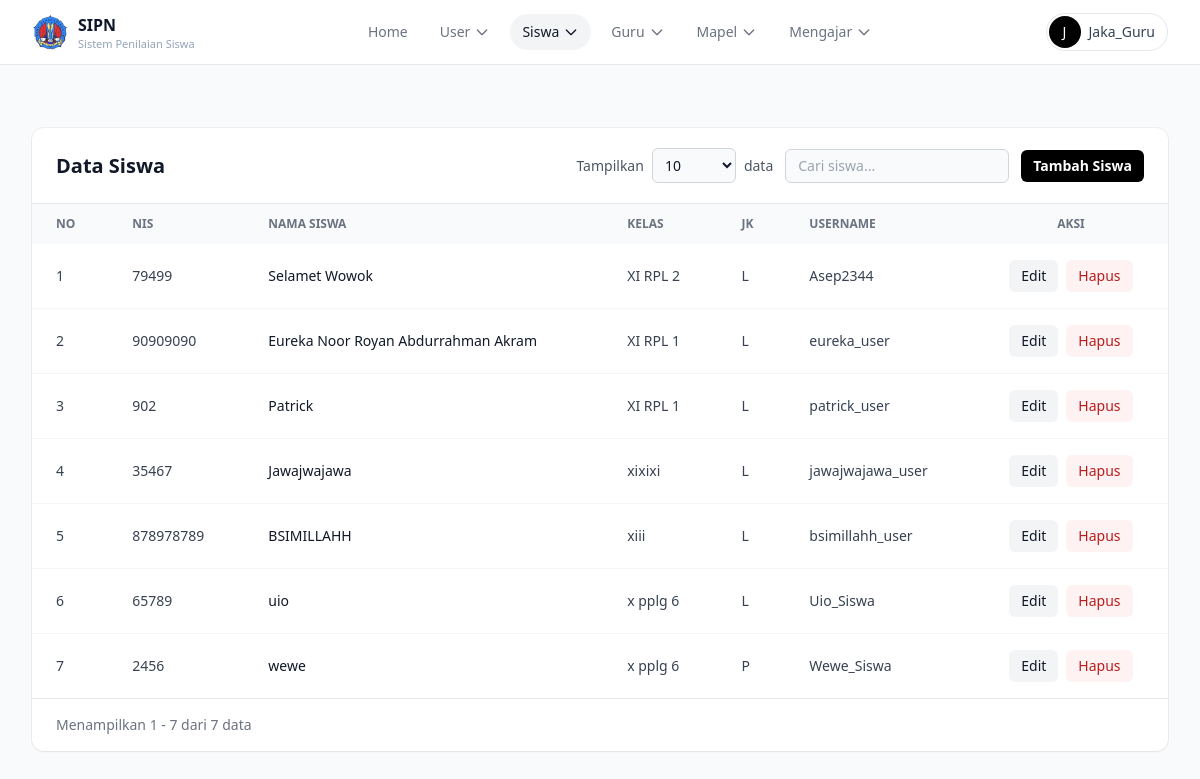
Before: /daftarsiswa.php (signed in) with the older database file.
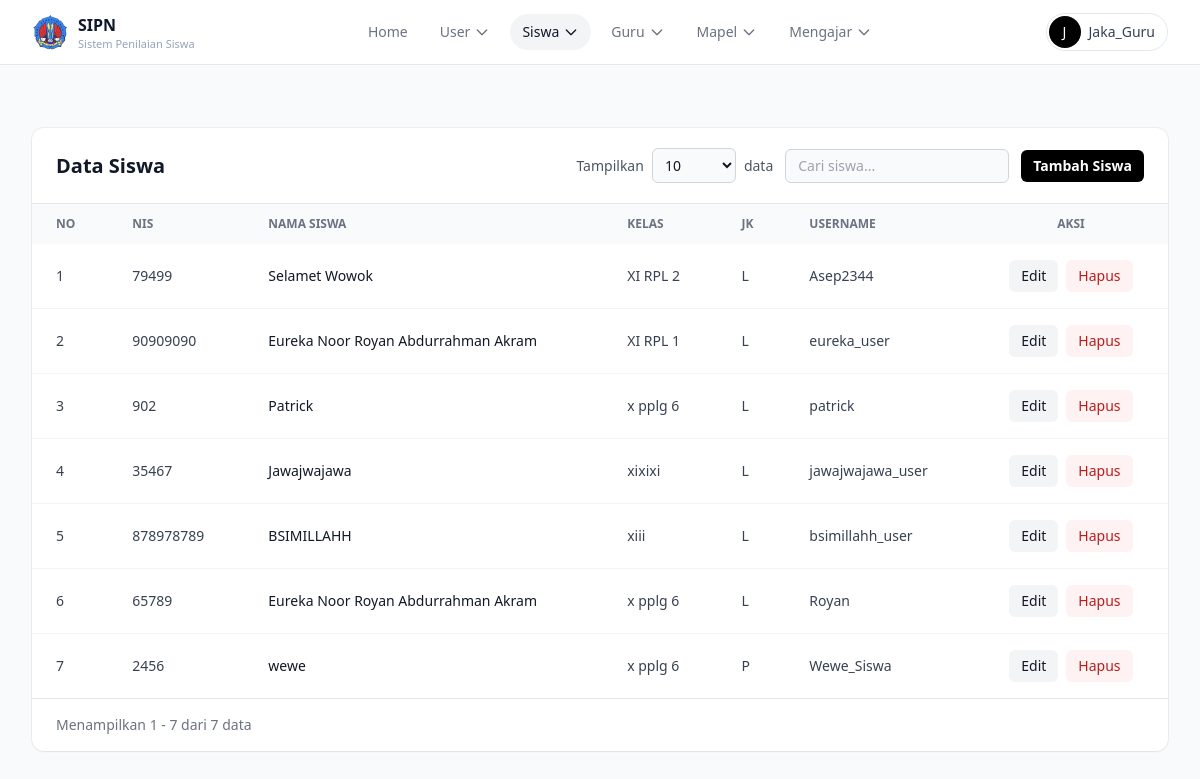
After: the same page with the newer database file.
### tables this page shows
CREATE TABLE `siswa` (
  `id` int NOT NULL,
  `nis` varchar(10) NOT NULL,
  `nama` varchar(100) NOT NULL,
  `kelas` varchar(10) NOT NULL,
  `jenis_kelamin` enum('L','P') NOT NULL,
  `users_id` int NOT NULL
);

CREATE TABLE `users` (
  `id` int NOT NULL,
  `username` varchar(50) NOT NULL,
  `password` varchar(255) NOT NULL,
  `role` enum('admin','guru','siswa') NOT NULL,
  `created_at` timestamp NOT NULL
);

### auth.php (called while the page is built, shortened)
<?php
function current_user(): ?array
{
    return isset($_SESSION['user']) && is_array($_SESSION['user']) ? $_SESSION['user'] : null;
}
function role_home(string $role): string
{
    return 'home_admin.php';
}
function require_login(): array
{
    $user = current_user();
    return $user;
}
function require_admin_or_role(string $role): array
{
    $user = require_login();
    return $user;
}
?>

### daftarsiswa.php (the view, shortened to what this page needs)
<?php
require_once __DIR__ . '/auth.php';
$currentUser = require_admin_or_role('siswa');
$isAdmin = $currentUser['role'] === 'admin';
?>
<!DOCTYPE html>
<html lang="id">
<head>
  <script src="https://cdn.tailwindcss.com"></script>
</head>
<body class="bg-gray-50 antialiased">
<?php
include 'navbar.php';
include __DIR__ . '/kon.php';
if ($isAdmin) {
    $sql = "SELECT users.id AS user_id, users.username, siswa.nis, siswa.nama,
                   siswa.kelas, siswa.jenis_kelamin
            FROM users
            INNER JOIN siswa ON users.id = siswa.users_id
            WHERE users.role = 'siswa'
            ORDER BY users.id DESC";
    $result = mysqli_query($conn, $sql);
}
?>
<main class="mx-auto max-w-7xl px-4 pt-32 pb-10 sm:px-6 lg:px-8">
  <div class="rounded-xl bg-white shadow-sm ring-1 ring-gray-900/5">
    <div class="flex flex-col gap-3 border-b border-gray-900/10 px-6 py-5 sm:flex-row sm:items-center sm:justify-between">
      <h1 class="text-xl font-bold text-gray-900">Data Siswa</h1>
      <div class="flex flex-col gap-3 sm:flex-row sm:items-center">
        <div class="flex items-center gap-2">
          <label for="showEntries" class="whitespace-nowrap text-sm text-gray-600">Tampilkan</label>
          <select id="showEntries" class="rounded-md border border-gray-300 bg-gray-50 px-2 py-1.5 text-sm text-gray-900">
            <option value="5">5</option><option value="10" selected>10</option><option value="25">25</option><option value="50">50</option><option value="all">Semua</option>
          </select>
          <span class="whitespace-nowrap text-sm text-gray-600">data</span>
        </div>
        <input id="searchInput" type="search" placeholder="Cari siswa..." class="w-full rounded-md border border-gray-300 bg-gray-50 px-3 py-1.5 text-sm sm:w-56">
        <?php if ($isAdmin): ?><a href="formtambahsiswa.php" class="inline-flex items-center justify-center rounded-md bg-black px-3 py-1.5 text-sm font-semibold text-white hover:bg-gray-800">Tambah Siswa</a><?php endif; ?>
      </div>
    </div>
    <div class="relative overflow-x-auto">
      <table class="w-full min-w-[760px] text-left text-sm text-gray-700">
        <thead class="bg-gray-50 text-xs uppercase text-gray-500">
          <tr>
            <th class="px-6 py-3 font-semibold">No</th><th class="px-6 py-3 font-semibold">NIS</th><th class="px-6 py-3 font-semibold">Nama Siswa</th><th class="px-6 py-3 font-semibold">Kelas</th><th class="px-6 py-3 font-semibold">JK</th><th class="px-6 py-3 font-semibold">Username</th><?php if ($isAdmin): ?><th class="px-6 py-3 text-center font-semibold">Aksi</th><?php endif; ?>
          </tr>
        </thead>
        <tbody id="tableBody" class="divide-y divide-gray-100">
          <?php $number = 1; while ($student = mysqli_fetch_assoc($result)): ?>
          <tr class="hover:bg-gray-50">
            <td class="px-6 py-4"><?php echo $number++; ?></td>
            <td class="px-6 py-4"><?php echo htmlspecialchars($student['nis'], ENT_QUOTES, 'UTF-8'); ?></td>
            <td class="px-6 py-4 font-medium text-gray-900"><?php echo htmlspecialchars($student['nama'], ENT_QUOTES, 'UTF-8'); ?></td>
            <td class="px-6 py-4"><?php echo htmlspecialchars($student['kelas'], ENT_QUOTES, 'UTF-8'); ?></td>
            <td class="px-6 py-4"><?php echo htmlspecialchars($student['jenis_kelamin'], ENT_QUOTES, 'UTF-8'); ?></td>
            <td class="px-6 py-4"><?php echo htmlspecialchars($student['username'], ENT_QUOTES, 'UTF-8'); ?></td>
            <?php if ($isAdmin): ?><td class="px-6 py-4">
              <div class="flex items-center justify-center gap-2">
                <a href="edit.php?id=<?php echo (int) $student['user_id']; ?>&page=daftarsiswa.php" class="rounded-md bg-gray-100 px-3 py-1.5 text-gray-900 hover:bg-black hover:text-white" aria-label="Edit siswa">Edit</a>
                <a href="delete.php?id=<?php echo (int) $student['user_id']; ?>&role=siswa&page=daftarsiswa.php" onclick="return confirm('Yakin ingin menghapus data siswa ini?')" class="rounded-md bg-red-50 px-3 py-1.5 text-red-700 hover:bg-red-600 hover:text-white" aria-label="Hapus siswa">Hapus</a>
              </div>
            </td><?php endif; ?>
          </tr>
          <?php endwhile; ?>
        </tbody>
      </table>
    </div>
    <div class="flex flex-col gap-3 border-t border-gray-900/10 px-6 py-4 sm:flex-row sm:items-center sm:justify-between">
      <p id="entriesInfo" class="text-sm text-gray-500"></p><div id="paginationControls" class="flex items-center gap-1"></div>
    </div>
  </div>
</main>
</body>
</html>

### navbar.php (shortened to what this page needs)
<?php
require_once __DIR__ . '/auth.php';
$currentUser = current_user();
$navRole = $currentUser['role'] ?? '';
$navPage = basename($_SERVER['PHP_SELF']);
$navLinks = [];
if ($navRole === 'guru') {
    $navLinks = ['beranda.php' => 'Beranda', 'nilai.php' => 'Nilai Siswa', 'daftarguru.php' => 'Daftar Guru'];
} elseif ($navRole === 'siswa') {
    $navLinks = ['beranda.php' => 'Beranda', 'nilai_siswa.php' => 'Nilai Saya', 'daftarsiswa.php' => 'Teman Sekelas'];
} elseif ($navRole === 'admin') {
    $navLinks = ['home_admin.php' => 'Home'];
}
$navDropdowns = $navRole === 'admin' ? [
    'User' => ['table.php' => 'Semua Akun', 'tabeluseraja.php' => 'Daftar User', 'Tambahuser.php' => 'Tambah User'],
    'Siswa' => ['daftarsiswa.php' => 'Daftar Siswa', 'formtambahsiswa.php' => 'Tambah Siswa'],
    'Guru' => ['daftarguru.php' => 'Daftar Guru', 'formtambahguru.php' => 'Tambah Guru'],
    'Mapel' => ['daftar_mapel.php' => 'Daftar Mapel', 'tambah_mapel.php' => 'Tambah Mapel'],
    'Mengajar' => ['daftar_mengajar.php' => 'Daftar Mengajar', 'tambah_mengajar.php' => 'Tambah Mengajar'],
] : [];
$navHome = $currentUser ? role_home($navRole) : 'login.php';
$navInitial = $currentUser ? strtoupper(substr($currentUser['username'], 0, 1)) : '';
if (!function_exists('nav_link_class')) { function nav_link_class(bool $active): string
{
    return $active
        ? 'block rounded-full px-3 py-2 text-sm font-medium text-gray-900 bg-gray-100'
        : 'block rounded-full px-3 py-2 text-sm font-medium text-gray-500 hover:text-gray-900';
} }
?>
<script src="https://cdn.tailwindcss.com"></script>
<nav class="fixed inset-x-0 top-0 z-40 border-b border-gray-200 bg-white/90 backdrop-blur-md">
    <div class="mx-auto flex h-16 max-w-7xl items-center justify-between gap-4 px-4 sm:px-6 lg:px-8">
        <a href="<?php echo htmlspecialchars($navHome, ENT_QUOTES, 'UTF-8'); ?>" class="flex items-center gap-2.5">
            <img src="assets/images/logo.png" alt="Logo SIPN" class="h-9 w-auto object-contain">
            <span class="leading-tight">
                <span class="block text-base font-bold text-slate-900">SIPN</span>
                <span class="hidden text-[11px] font-medium text-slate-400 sm:block">Sistem Penilaian Siswa</span>
            </span>
        </a>
        <div id="navbar-menu" class="absolute inset-x-0 top-16 hidden border-b border-slate-200 bg-white px-4 py-3 md:static md:block md:border-0 md:bg-transparent md:p-0">
            <ul class="flex flex-col gap-1 md:flex-row md:items-center md:gap-2">
                <?php foreach ($navLinks as $href => $label): ?>
                <li><a href="<?php echo $href; ?>" class="<?php echo nav_link_class($navPage === $href); ?>"><?php echo $label; ?></a></li>
                <?php endforeach; ?>
                <?php foreach ($navDropdowns as $label => $items): ?>
                <?php $dropId = 'drop' . $label; $isActive = array_key_exists($navPage, $items); ?>
                <li>
                    <button id="<?php echo $dropId; ?>Button" data-dropdown-toggle="<?php echo $dropId; ?>" type="button" class="flex w-full items-center justify-between gap-1 <?php echo nav_link_class($isActive); ?>">
                        <?php echo $label; ?>
                        <svg class="h-4 w-4" fill="none" viewBox="0 0 24 24" stroke-width="2" stroke="currentColor"><path stroke-linecap="round" stroke-linejoin="round" d="m19 9-7 7-7-7"/></svg>
                    </button>
                </li>
                <?php endforeach; ?>
            </ul>
        </div>
        <div class="flex items-center gap-2">
            <button type="button" id="user-menu-button" data-dropdown-toggle="user-dropdown" data-dropdown-placement="bottom-end" aria-expanded="false" class="flex items-center gap-2 rounded-full border border-gray-200 p-0.5 pr-3 transition hover:bg-gray-50 focus:outline-none focus:ring-2 focus:ring-gray-200">
                <?php if ($currentUser !== null): ?>
                <span class="flex h-8 w-8 items-center justify-center rounded-full bg-black text-sm font-medium text-white"><?php echo htmlspecialchars($navInitial, ENT_QUOTES, 'UTF-8'); ?></span>
                <span class="hidden text-sm font-medium text-slate-700 sm:block"><?php echo htmlspecialchars($currentUser['username'], ENT_QUOTES, 'UTF-8'); ?></span>
                <?php else: ?>
                <svg class="h-8 w-8 rounded-full bg-slate-100 text-slate-400" fill="currentColor" viewBox="0 0 20 20"><path fill-rule="evenodd" d="M10 9a3 3 0 1 0 0-6 3 3 0 0 0 0 6Zm-7 9a7 7 0 1 1 14 0H3Z" clip-rule="evenodd"/></svg>
                <?php endif; ?>
            </button>
        </div>
    </div>
</nav>

Changed rows visible on the page:
removed siswa: nis "902", nama "Patrick", kelas "XI RPL 1", jenis_kelamin "L", users.username "patrick_user"
removed siswa: nis "65789", nama "uio", kelas "x pplg 6", jenis_kelamin "L", users.username "Uio_Siswa"
added siswa: nis "902", nama "Patrick", kelas "x pplg 6", jenis_kelamin "L", users.username "patrick"
added siswa: nis "65789", nama "Eureka Noor Royan Abdurrahman Akram", kelas "x pplg 6", jenis_kelamin "L", users.username "Royan"
